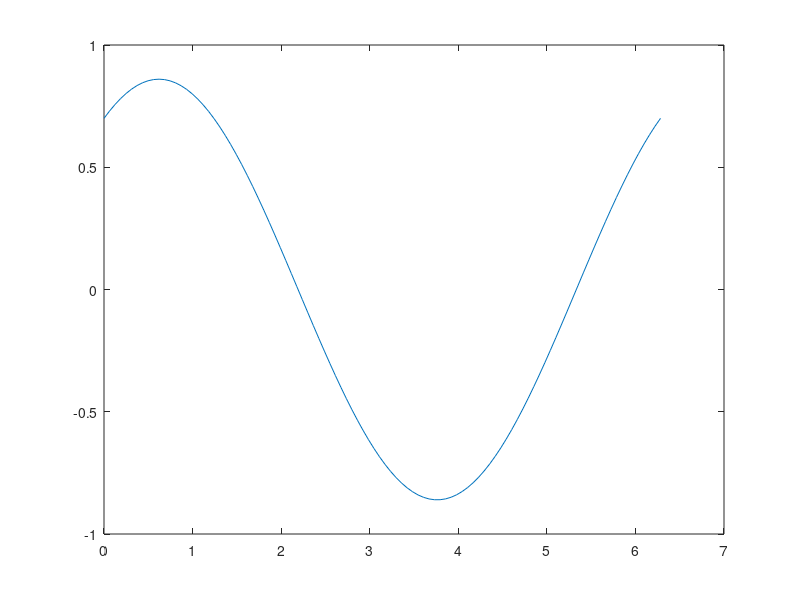

MATLAB code for this plot: (Note: this script raises an error after producing the figure.)
clear all
close all
alpha = 0.7; beta = 0.7;
m = 100; 
h = 2*pi/(m+1);
t = (1:m)*h; t0 = 0; tf =(m+1)*h;

%Fig2.4.1 in the text
theta = 0.7*cos(t) + 0.5*sin(t); theta = theta';
for k = 1:5
    figure(1)
    plot([t0, t, tf],[alpha; theta; beta])
    hold on
    %legendInfo{k}= ['iteration' num2str(k)]; 
    JJ = get_Jacobian(theta, m, h);
    G = get_G(theta, m, h, alpha, beta);
    dtheta = JJ\G;
    theta = theta - dtheta;
end
theta1 = theta;
%legend(legendInfo)
legend('iteration 1', 'iteration 2', 'iteration 3', 'iteration 4', 'iteration 5')

%Fig2.4.2 in the text
theta = zeros(m,1);
for i =1:m
    theta(i) = 0.7;
end
for k = 1:5
    figure(2)
    plot([t0, t, tf],[alpha; theta; beta])
    hold on
    %legendInfo{k}= ['iteration' num2str(k)]; 
    JJ = get_Jacobian(theta, m, h);
    G = get_G(theta, m, h, alpha, beta);
    dtheta = JJ\G;
    theta = theta - dtheta;
end
theta2 = theta;
legend('iteration 1', 'iteration 2', 'iteration 3', 'iteration 4', 'iteration 5')

%Fig2.5 in the text
theta = zeros(m,1);
for i =1:m
    theta(i) = 0.7;
end
theta = theta + sin(t'/2);
for k = 1:5
    figure(3)
    plot([t0, t, tf],[alpha; theta; beta])
    hold on
    %legendInfo{k}= ['iteration' num2str(k)]; 
    JJ = get_Jacobian(theta, m, h);
    G = get_G(theta, m, h, alpha, beta);
    dtheta = JJ\G;
    theta = theta - dtheta;
end
legend('iteration 1', 'iteration 2', 'iteration 3', 'iteration 4', 'iteration 5')
theta3 = theta;

hold off
%Now try to find a different solution with Fig2.4 and 2.5
theta = zeros(m,1);
 for i =1:m
     theta(i) = 1;
 end
theta = theta - 0.3*cos(4*t');
for k = 1:10
    figure(4)
    plot([t0, t, tf],[alpha; theta; beta])
    hold on
    %legendInfo{k}= ['iteration' num2str(k)]; 
    JJ = get_Jacobian(theta, m, h);
    G = get_G(theta, m, h, alpha, beta);
    dtheta = JJ\G;
    norm(dtheta)
    theta = theta - dtheta;
end
legend('iteration 1', 'iteration 2', 'iteration 3', 'iteration 4', 'iteration 5')
theta4 = theta;
norm1 = norm(theta4 - theta1);
norm2 = norm(theta4 - theta3);
disp([norm1, norm2])



